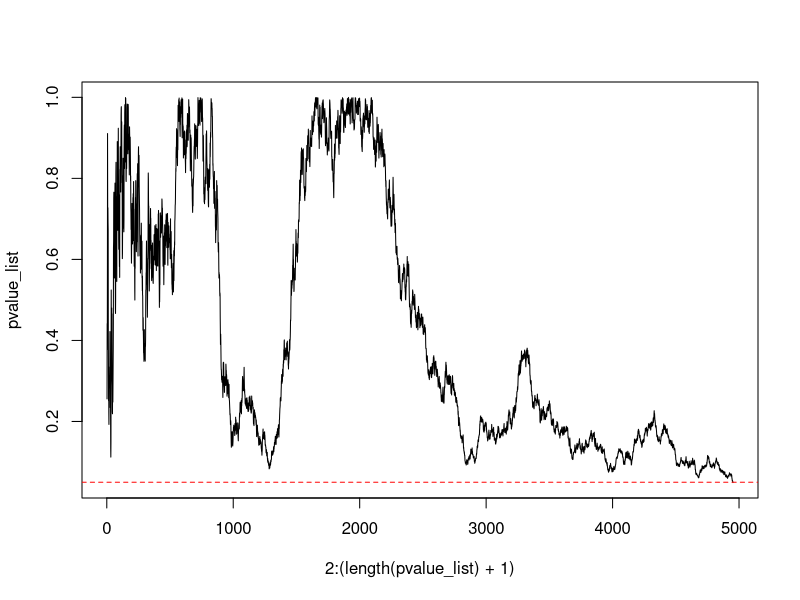
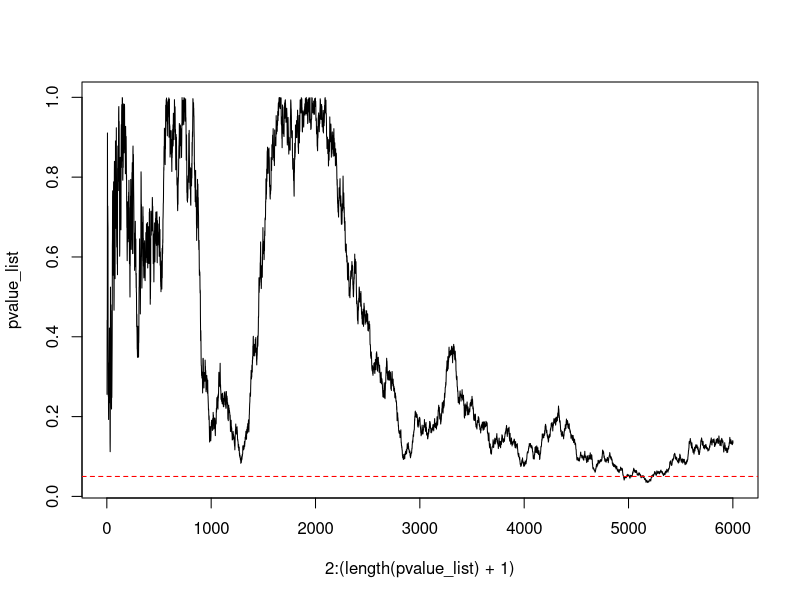
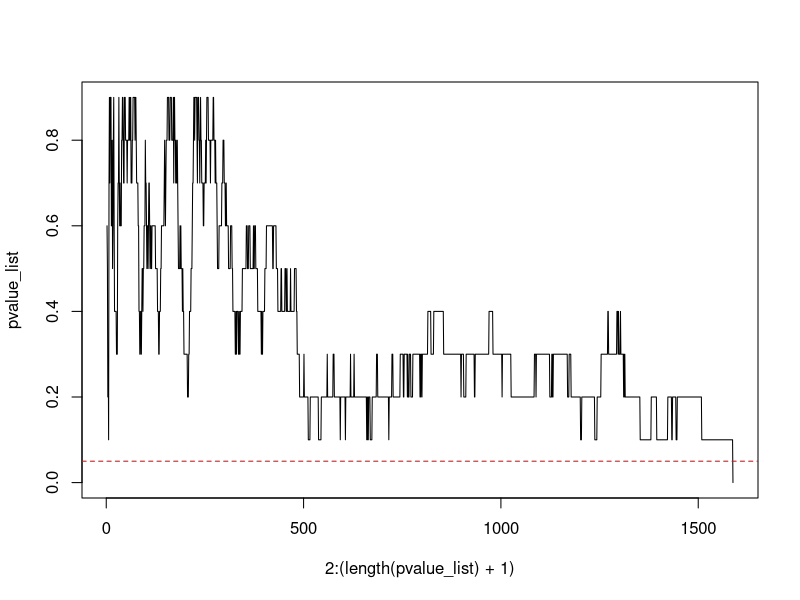

Write R code to recreate these figures, in order.
# first plot code
# questionable practice
# vector to store the p values
pvalue_list <- c()

# set seed
set.seed(1)

# vector with the heights
  height_nl <- rnorm(1, 177, 10) #the std for nl/mne is 9.7cm rounded up to 10cm
  height_mne <- rnorm(1, 177, 10) #the mean for nl is 177.1cm and for mne is 176.6 so rounded for both is 177cm
  
  # loop infinitely
  repeat {
    # add a new test result every loop
    height_nl <- append(height_nl, rnorm(1, 177, 10))
    height_mne <- append(height_mne, rnorm(1, 177, 10))
    
    # perform the t-test
    out <- t.test(height_nl, height_mne)
  # append current p value to pvalue_list
  pvalue_list <- append(pvalue_list, out$p.value)
  # if the p value is under 0.05 stop the test
  if (out$p.value < 0.05){
    break
  }
  }
  
# plot the p values
plot(2:(length(pvalue_list)+1), pvalue_list, type = "l")
abline(h=0.05, col = "red", lty=2) #setting the p-value boundary

# second plot code
# showing the first plot is wrong
# vector to store the p values
pvalue_list <- c()

# set seed
set.seed(1)

# vector with the heights
height_nl <- rnorm(1, 177, 10)
height_mne <- rnorm(1, 177, 10)

# loop infinitely
for (i in 1:6000) {
  # add a new test result every loop
  height_nl <- append(height_nl, rnorm(1, 177, 10))
  height_mne <- append(height_mne, rnorm(1, 177, 10))
  
  # perform the t-test
  out <- t.test(height_nl, height_mne)
  # append current p value to pvalue_list
  pvalue_list <- append(pvalue_list, out$p.value)
}

# plot the p values
plot(2:(length(pvalue_list)+1), pvalue_list, type = "l")
abline(h=0.05, col = "red", lty=2) #setting the p-value boundary

#third plot code
#sequential testing and rounding down p-values

pvalue_list <- c()
# vector with the heights
height_nl <- rnorm(1, 177, 10) #the std for nl/mne is 9.7cm rounded up to 10cm
height_mne <- rnorm(1, 177, 10) #the mean for nl is 177.1cm and for mne is 176.6 so rounded for both is 177cm

# loop infinitely
repeat {
  # add a new test result every loop
  height_nl <- append(height_nl, rnorm(1, 177, 10))
  height_mne <- append(height_mne, rnorm(1, 177, 10))
  
  # perform the t-test
  out <- t.test(height_nl, height_mne)
  round_out <- floor(out$p.value * 10)/ 10 #rounds down the p-values of out
  # append current p value to pvalue_list
  pvalue_list <- append(pvalue_list,round_out)
  # if the p value is under 0.05 stop the test
  if (round_out < 0.05){
    break
  }
}
# plot the p values
plot(2:(length(pvalue_list)+1), pvalue_list, type = "l")
abline(h=0.05, col = "red", lty=2) #setting the p-value boundary



